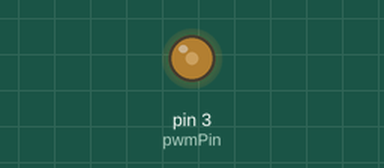
Simulated run of this sketch. Board: Arduino Uno, built with avr-gcc and run on an emulated ATmega328P. On the bench: output pins drawn as LEDs (lit = HIGH).

Above: at 0.1 s.
Timing chart, 0 to 1.6 s (numbered marks = the images above):
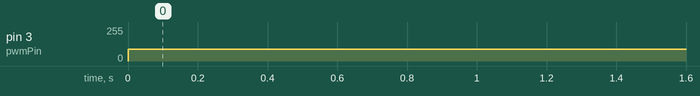

Measured:
- by itself, pin 3 (pwmPin): 0/255 → 90/255 at 0.00 s

The sketch:

hub_moter_pwm.ino
```cpp
const int pwmPin = 3;
int pwm = 90;
void setup()
{
  Serial.begin(9600);
}

void loop()
{

    analogWrite(pwmPin, pwm);     // Write Analog output in pin 3
    }
```
